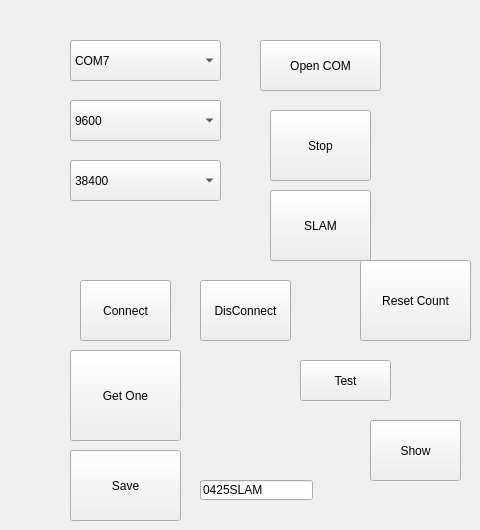
         <widget class="QWidget" name="tab_6">
          <attribute name="title">
           <string>SLAM</string>
          </attribute>
          <widget class="QPushButton" name="pushButton_SLAM">
           <property name="geometry">
            <rect>
             <x>270</x>
             <y>190</y>
             <width>101</width>
             <height>71</height>
            </rect>
           </property>
           <property name="text">
            <string>SLAM</string>
           </property>
          </widget>
          <widget class="QPushButton" name="pushButton_laser_slam_open">
           <property name="geometry">
            <rect>
             <x>260</x>
             <y>40</y>
             <width>121</width>
             <height>51</height>
            </rect>
           </property>
           <property name="text">
            <string>Open COM</string>
           </property>
          </widget>
          <widget class="QComboBox" name="comboBox_laser_slam_pre_baudrate">
           <property name="geometry">
            <rect>
             <x>70</x>
             <y>100</y>
             <width>151</width>
             <height>41</height>
            </rect>
           </property>
           <property name="currentIndex">
            <number>0</number>
           </property>
           <item>
            <property name="text">
             <string>9600</string>
            </property>
           </item>
           <item>
            <property name="text">
             <string>19200</string>
            </property>
           </item>
           <item>
            <property name="text">
             <string>38400</string>
            </property>
           </item>
           <item>
            <property name="text">
             <string>500000</string>
            </property>
           </item>
          </widget>
          <widget class="QComboBox" name="comboBox_laser_slam_comport">
           <property name="geometry">
            <rect>
             <x>70</x>
             <y>40</y>
             <width>151</width>
             <height>41</height>
            </rect>
           </property>
           <property name="currentIndex">
            <number>6</number>
           </property>
           <item>
            <property name="text">
             <string>COM1</string>
            </property>
           </item>
           <item>
            <property name="text">
             <string>COM2</string>
            </property>
           </item>
           <item>
            <property name="text">
             <string>COM3</string>
            </property>
           </item>
           <item>
            <property name="text">
             <string>COM4</string>
            </property>
           </item>
           <item>
            <property name="text">
             <string>COM5</string>
            </property>
           </item>
           <item>
            <property name="text">
             <string>COM6</string>
            </property>
           </item>
           <item>
            <property name="text">
             <string>COM7</string>
            </property>
           </item>
           <item>
            <property name="text">
             <string>COM8</string>
            </property>
           </item>
           <item>
            <property name="text">
             <string>COM9</string>
            </property>
           </item>
           <item>
            <property name="text">
             <string>COM10</string>
            </property>
           </item>
           <item>
            <property name="text">
             <string>COM11</string>
            </property>
           </item>
           <item>
            <property name="text">
             <string>COM12</string>
            </property>
           </item>
           <item>
            <property name="text">
             <string>COM13</string>
            </property>
           </item>
           <item>
            <property name="text">
             <string>COM14</string>
            </property>
           </item>
           <item>
            <property name="text">
             <string>COM15</string>
            </property>
           </item>
           <item>
            <property name="text">
             <string>COM16</string>
            </property>
           </item>
           <item>
            <property name="text">
             <string>COM17</string>
            </property>
           </item>
           <item>
            <property name="text">
             <string>COM18</string>
            </property>
           </item>
           <item>
            <property name="text">
             <string>COM19</string>
            </property>
           </item>
           <item>
            <property name="text">
             <string>COM20</string>
            </property>
           </item>
           <item>
            <property name="text">
             <string>COM21</string>
            </property>
           </item>
           <item>
            <property name="text">
             <string>COM22</string>
            </property>
           </item>
           <item>
            <property name="text">
             <string>COM23</string>
            </property>
           </item>
           <item>
            <property name="text">
             <string>COM24</string>
            </property>
           </item>
           <item>
            <property name="text">
             <string>COM25</string>
            </property>
           </item>
          </widget>
          <widget class="QComboBox" name="comboBox_laser_slam_baudrate">
           <property name="geometry">
            <rect>
             <x>70</x>
             <y>160</y>
             <width>151</width>
             <height>41</height>
            </rect>
           </property>
           <property name="currentIndex">
            <number>2</number>
           </property>
           <item>
            <property name="text">
             <string>9600</string>
            </property>
           </item>
           <item>
            <property name="text">
             <string>19200</string>
            </property>
           </item>
           <item>
            <property name="text">
             <string>38400</string>
            </property>
           </item>
           <item>
            <property name="text">
             <string>500000</string>
            </property>
           </item>
          </widget>
          <widget class="QPushButton" name="pushButton_SLAM_2">
           <property name="geometry">
            <rect>
             <x>270</x>
             <y>110</y>
             <width>101</width>
             <height>71</height>
            </rect>
           </property>
           <property name="text">
            <string>Stop</string>
           </property>
          </widget>
          <widget class="QPushButton" name="pushButton_16">
           <property name="geometry">
            <rect>
             <x>70</x>
             <y>350</y>
             <width>111</width>
             <height>91</height>
            </rect>
           </property>
           <property name="text">
            <string>Get One</string>
           </property>
          </widget>
          <widget class="QPushButton" name="pushButton_17">
           <property name="geometry">
            <rect>
             <x>70</x>
             <y>450</y>
             <width>111</width>
             <height>71</height>
            </rect>
           </property>
           <property name="text">
            <string>Save</string>
           </property>
          </widget>
          <widget class="QPushButton" name="pushButton_18">
           <property name="geometry">
            <rect>
             <x>80</x>
             <y>280</y>
             <width>91</width>
             <height>61</height>
            </rect>
           </property>
           <property name="text">
            <string>Connect</string>
           </property>
          </widget>
          <widget class="QPushButton" name="pushButton_19">
           <property name="geometry">
            <rect>
             <x>200</x>
             <y>280</y>
             <width>91</width>
             <height>61</height>
            </rect>
           </property>
           <property name="text">
            <string>DisConnect</string>
           </property>
          </widget>
          <widget class="QLineEdit" name="lineEdit_SLAM_filename">
           <property name="geometry">
            <rect>
             <x>200</x>
             <y>480</y>
             <width>113</width>
             <height>20</height>
            </rect>
           </property>
           <property name="text">
            <string>0425SLAM</string>
           </property>
          </widget>
          <widget class="QPushButton" name="pushButton_20">
           <property name="geometry">
            <rect>
             <x>370</x>
             <y>420</y>
             <width>91</width>
             <height>61</height>
            </rect>
           </property>
           <property name="text">
            <string>Show</string>
           </property>
          </widget>
          <widget class="QPushButton" name="pushButton_21">
           <property name="geometry">
            <rect>
             <x>300</x>
             <y>360</y>
             <width>91</width>
             <height>41</height>
            </rect>
           </property>
           <property name="text">
            <string>Test</string>
           </property>
          </widget>
          <widget class="QPushButton" name="pushButton_SLAM_resetcount">
           <property name="geometry">
            <rect>
             <x>360</x>
             <y>260</y>
             <width>111</width>
             <height>81</height>
            </rect>
           </property>
           <property name="text">
            <string>Reset Count</string>
           </property>
          </widget>
         </widget>
